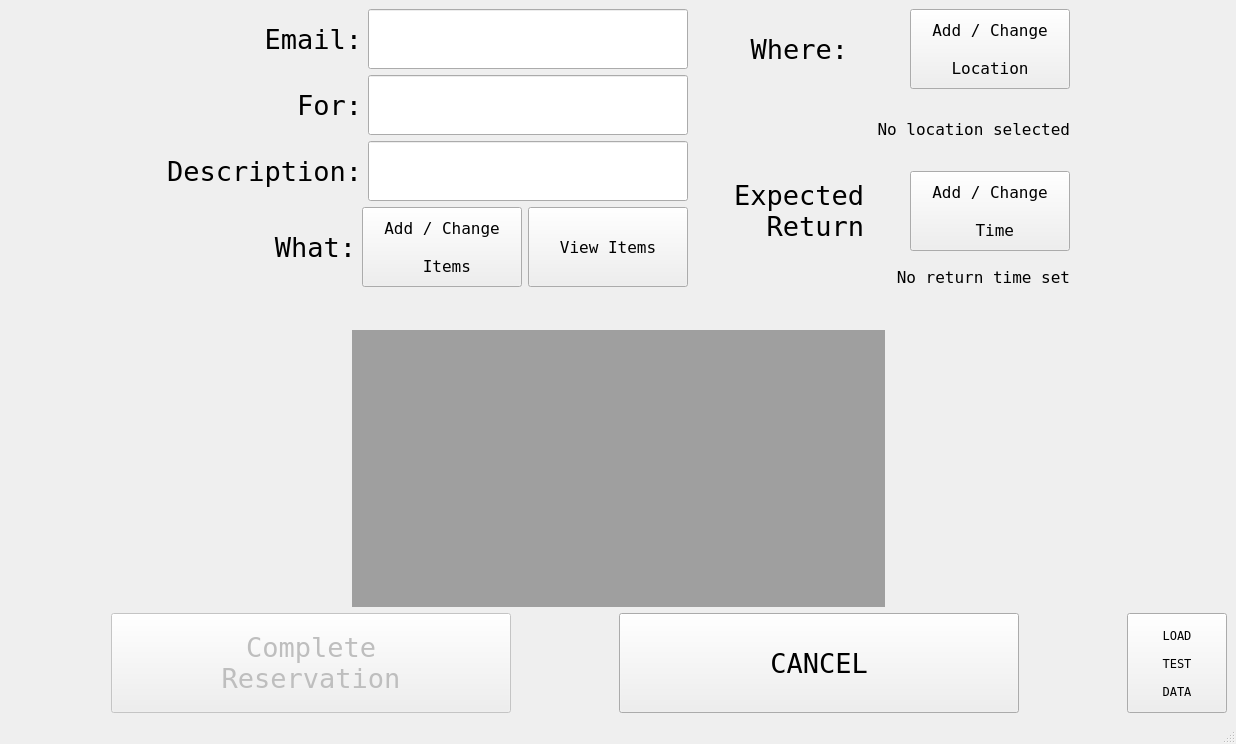
<?xml version="1.0" encoding="UTF-8"?>
<ui version="4.0">
 <class>CheckOut</class>
 <widget class="QMainWindow" name="CheckOut">
  <property name="geometry">
   <rect>
    <x>0</x>
    <y>0</y>
    <width>1236</width>
    <height>744</height>
   </rect>
  </property>
  <property name="maximumSize">
   <size>
    <width>4000</width>
    <height>4000</height>
   </size>
  </property>
  <property name="font">
   <font>
    <family>Terminal</family>
   </font>
  </property>
  <property name="windowTitle">
   <string>Instant Checkout</string>
  </property>
  <widget class="QWidget" name="centralwidget">
   <layout class="QVBoxLayout" name="verticalLayout_3">
    <item>
     <layout class="QHBoxLayout" name="horizontalLayout_7">
      <item>
       <spacer name="horizontalSpacer_8">
        <property name="orientation">
         <enum>Qt::Horizontal</enum>
        </property>
        <property name="sizeHint" stdset="0">
         <size>
          <width>40</width>
          <height>20</height>
         </size>
        </property>
       </spacer>
      </item>
      <item>
       <layout class="QVBoxLayout" name="verticalLayout_8">
        <item>
         <layout class="QHBoxLayout" name="horizontalLayout">
          <item>
           <widget class="QLabel" name="label_2">
            <property name="font">
             <font>
              <pointsize>20</pointsize>
             </font>
            </property>
            <property name="text">
             <string>Email:</string>
            </property>
            <property name="alignment">
             <set>Qt::AlignRight|Qt::AlignTrailing|Qt::AlignVCenter</set>
            </property>
           </widget>
          </item>
          <item>
           <widget class="ETouchLineEdit" name="emailEdit">
            <property name="minimumSize">
             <size>
              <width>320</width>
              <height>60</height>
             </size>
            </property>
            <property name="maximumSize">
             <size>
              <width>320</width>
              <height>60</height>
             </size>
            </property>
            <property name="font">
             <font>
              <pointsize>20</pointsize>
             </font>
            </property>
           </widget>
          </item>
         </layout>
        </item>
        <item>
         <layout class="QHBoxLayout" name="horizontalLayout_2">
          <item>
           <widget class="QLabel" name="label">
            <property name="font">
             <font>
              <pointsize>20</pointsize>
             </font>
            </property>
            <property name="text">
             <string>For:</string>
            </property>
            <property name="alignment">
             <set>Qt::AlignRight|Qt::AlignTrailing|Qt::AlignVCenter</set>
            </property>
           </widget>
          </item>
          <item>
           <widget class="ETouchLineEdit" name="forEdit">
            <property name="minimumSize">
             <size>
              <width>320</width>
              <height>60</height>
             </size>
            </property>
            <property name="maximumSize">
             <size>
              <width>320</width>
              <height>60</height>
             </size>
            </property>
            <property name="font">
             <font>
              <pointsize>20</pointsize>
             </font>
            </property>
           </widget>
          </item>
         </layout>
        </item>
        <item>
         <layout class="QHBoxLayout" name="horizontalLayout_3">
          <item>
           <widget class="QLabel" name="label_6">
            <property name="minimumSize">
             <size>
              <width>132</width>
              <height>60</height>
             </size>
            </property>
            <property name="font">
             <font>
              <pointsize>20</pointsize>
             </font>
            </property>
            <property name="text">
             <string>Description:</string>
            </property>
            <property name="alignment">
             <set>Qt::AlignRight|Qt::AlignTrailing|Qt::AlignVCenter</set>
            </property>
           </widget>
          </item>
          <item>
           <widget class="ETouchLineEdit" name="descEdit">
            <property name="minimumSize">
             <size>
              <width>320</width>
              <height>60</height>
             </size>
            </property>
            <property name="font">
             <font>
              <pointsize>20</pointsize>
             </font>
            </property>
           </widget>
          </item>
         </layout>
        </item>
        <item>
         <layout class="QHBoxLayout" name="horizontalLayout_5">
          <item>
           <spacer name="horizontalSpacer_7">
            <property name="orientation">
             <enum>Qt::Horizontal</enum>
            </property>
            <property name="sizeHint" stdset="0">
             <size>
              <width>40</width>
              <height>20</height>
             </size>
            </property>
           </spacer>
          </item>
          <item>
           <widget class="QLabel" name="label_3">
            <property name="font">
             <font>
              <pointsize>20</pointsize>
             </font>
            </property>
            <property name="text">
             <string>What:</string>
            </property>
            <property name="alignment">
             <set>Qt::AlignRight|Qt::AlignTrailing|Qt::AlignVCenter</set>
            </property>
           </widget>
          </item>
          <item>
           <widget class="QPushButton" name="addItemButton">
            <property name="minimumSize">
             <size>
              <width>160</width>
              <height>80</height>
             </size>
            </property>
            <property name="font">
             <font>
              <pointsize>12</pointsize>
             </font>
            </property>
            <property name="text">
             <string>Add / Change

 Items</string>
            </property>
           </widget>
          </item>
          <item>
           <widget class="QPushButton" name="viewItemsButton">
            <property name="minimumSize">
             <size>
              <width>160</width>
              <height>80</height>
             </size>
            </property>
            <property name="font">
             <font>
              <pointsize>12</pointsize>
             </font>
            </property>
            <property name="text">
             <string>View Items</string>
            </property>
           </widget>
          </item>
         </layout>
        </item>
       </layout>
      </item>
      <item>
       <layout class="QVBoxLayout" name="verticalLayout_7">
        <item>
         <layout class="QVBoxLayout" name="verticalLayout_2">
          <item>
           <layout class="QHBoxLayout" name="horizontalLayout_4">
            <item>
             <spacer name="horizontalSpacer_5">
              <property name="orientation">
               <enum>Qt::Horizontal</enum>
              </property>
              <property name="sizeHint" stdset="0">
               <size>
                <width>40</width>
                <height>20</height>
               </size>
              </property>
             </spacer>
            </item>
            <item>
             <widget class="QLabel" name="label_4">
              <property name="font">
               <font>
                <pointsize>20</pointsize>
               </font>
              </property>
              <property name="text">
               <string>Where:</string>
              </property>
              <property name="alignment">
               <set>Qt::AlignRight|Qt::AlignTrailing|Qt::AlignVCenter</set>
              </property>
             </widget>
            </item>
            <item>
             <spacer name="horizontalSpacer">
              <property name="orientation">
               <enum>Qt::Horizontal</enum>
              </property>
              <property name="sizeHint" stdset="0">
               <size>
                <width>40</width>
                <height>20</height>
               </size>
              </property>
             </spacer>
            </item>
            <item>
             <widget class="QPushButton" name="locationButton">
              <property name="minimumSize">
               <size>
                <width>160</width>
                <height>80</height>
               </size>
              </property>
              <property name="font">
               <font>
                <pointsize>12</pointsize>
               </font>
              </property>
              <property name="text">
               <string>Add / Change

Location</string>
              </property>
             </widget>
            </item>
           </layout>
          </item>
          <item>
           <spacer name="verticalSpacer_3">
            <property name="orientation">
             <enum>Qt::Vertical</enum>
            </property>
            <property name="sizeHint" stdset="0">
             <size>
              <width>20</width>
              <height>40</height>
             </size>
            </property>
           </spacer>
          </item>
          <item>
           <widget class="QLabel" name="diplayLabelWhere">
            <property name="font">
             <font>
              <pointsize>12</pointsize>
             </font>
            </property>
            <property name="text">
             <string>No location selected</string>
            </property>
            <property name="alignment">
             <set>Qt::AlignRight|Qt::AlignTrailing|Qt::AlignVCenter</set>
            </property>
           </widget>
          </item>
          <item>
           <spacer name="verticalSpacer_5">
            <property name="orientation">
             <enum>Qt::Vertical</enum>
            </property>
            <property name="sizeHint" stdset="0">
             <size>
              <width>20</width>
              <height>40</height>
             </size>
            </property>
           </spacer>
          </item>
         </layout>
        </item>
        <item>
         <layout class="QVBoxLayout" name="verticalLayout">
          <item>
           <layout class="QHBoxLayout" name="horizontalLayout_6">
            <item>
             <spacer name="horizontalSpacer_6">
              <property name="orientation">
               <enum>Qt::Horizontal</enum>
              </property>
              <property name="sizeHint" stdset="0">
               <size>
                <width>40</width>
                <height>20</height>
               </size>
              </property>
             </spacer>
            </item>
            <item>
             <widget class="QLabel" name="label_5">
              <property name="font">
               <font>
                <pointsize>20</pointsize>
               </font>
              </property>
              <property name="text">
               <string>Expected
Return</string>
              </property>
              <property name="alignment">
               <set>Qt::AlignRight|Qt::AlignTrailing|Qt::AlignVCenter</set>
              </property>
             </widget>
            </item>
            <item>
             <spacer name="horizontalSpacer_2">
              <property name="orientation">
               <enum>Qt::Horizontal</enum>
              </property>
              <property name="sizeHint" stdset="0">
               <size>
                <width>40</width>
                <height>20</height>
               </size>
              </property>
             </spacer>
            </item>
            <item>
             <widget class="QPushButton" name="timeButton">
              <property name="minimumSize">
               <size>
                <width>160</width>
                <height>80</height>
               </size>
              </property>
              <property name="font">
               <font>
                <pointsize>12</pointsize>
               </font>
              </property>
              <property name="text">
               <string>Add / Change 

 Time</string>
              </property>
             </widget>
            </item>
           </layout>
          </item>
          <item>
           <spacer name="verticalSpacer_4">
            <property name="orientation">
             <enum>Qt::Vertical</enum>
            </property>
            <property name="sizeHint" stdset="0">
             <size>
              <width>20</width>
              <height>40</height>
             </size>
            </property>
           </spacer>
          </item>
          <item>
           <widget class="QLabel" name="displayLabelTime">
            <property name="font">
             <font>
              <pointsize>12</pointsize>
             </font>
            </property>
            <property name="text">
             <string>No return time set</string>
            </property>
            <property name="alignment">
             <set>Qt::AlignRight|Qt::AlignTrailing|Qt::AlignVCenter</set>
            </property>
           </widget>
          </item>
         </layout>
        </item>
       </layout>
      </item>
      <item>
       <spacer name="horizontalSpacer_4">
        <property name="orientation">
         <enum>Qt::Horizontal</enum>
        </property>
        <property name="sizeHint" stdset="0">
         <size>
          <width>40</width>
          <height>20</height>
         </size>
        </property>
       </spacer>
      </item>
     </layout>
    </item>
    <item>
     <layout class="QVBoxLayout" name="verticalLayout_5">
      <item>
       <spacer name="verticalSpacer_8">
        <property name="orientation">
         <enum>Qt::Vertical</enum>
        </property>
        <property name="sizeHint" stdset="0">
         <size>
          <width>20</width>
          <height>40</height>
         </size>
        </property>
       </spacer>
      </item>
      <item>
       <widget class="QLabel" name="errorLabel">
        <property name="font">
         <font>
          <pointsize>20</pointsize>
         </font>
        </property>
        <property name="text">
         <string/>
        </property>
        <property name="alignment">
         <set>Qt::AlignCenter</set>
        </property>
       </widget>
      </item>
      <item>
       <layout class="QHBoxLayout" name="horizontalLayout_10">
        <item>
         <spacer name="horizontalSpacer_11">
          <property name="orientation">
           <enum>Qt::Horizontal</enum>
          </property>
          <property name="sizeHint" stdset="0">
           <size>
            <width>40</width>
            <height>20</height>
           </size>
          </property>
         </spacer>
        </item>
        <item>
         <widget class="QMdiArea" name="mdiArea"/>
        </item>
        <item>
         <spacer name="horizontalSpacer_3">
          <property name="orientation">
           <enum>Qt::Horizontal</enum>
          </property>
          <property name="sizeHint" stdset="0">
           <size>
            <width>40</width>
            <height>20</height>
           </size>
          </property>
         </spacer>
        </item>
       </layout>
      </item>
      <item>
       <spacer name="verticalSpacer_2">
        <property name="orientation">
         <enum>Qt::Vertical</enum>
        </property>
        <property name="sizeHint" stdset="0">
         <size>
          <width>20</width>
          <height>40</height>
         </size>
        </property>
       </spacer>
      </item>
      <item>
       <spacer name="verticalSpacer">
        <property name="orientation">
         <enum>Qt::Vertical</enum>
        </property>
        <property name="sizeHint" stdset="0">
         <size>
          <width>20</width>
          <height>40</height>
         </size>
        </property>
       </spacer>
      </item>
     </layout>
    </item>
    <item>
     <layout class="QHBoxLayout" name="horizontalLayout_9">
      <item>
       <spacer name="horizontalSpacer_9">
        <property name="orientation">
         <enum>Qt::Horizontal</enum>
        </property>
        <property name="sizeHint" stdset="0">
         <size>
          <width>40</width>
          <height>20</height>
         </size>
        </property>
       </spacer>
      </item>
      <item>
       <widget class="QPushButton" name="completeReservationButton">
        <property name="enabled">
         <bool>false</bool>
        </property>
        <property name="minimumSize">
         <size>
          <width>400</width>
          <height>100</height>
         </size>
        </property>
        <property name="font">
         <font>
          <pointsize>20</pointsize>
         </font>
        </property>
        <property name="text">
         <string>Complete
Reservation</string>
        </property>
       </widget>
      </item>
      <item>
       <spacer name="horizontalSpacer_12">
        <property name="orientation">
         <enum>Qt::Horizontal</enum>
        </property>
        <property name="sizeHint" stdset="0">
         <size>
          <width>40</width>
          <height>20</height>
         </size>
        </property>
       </spacer>
      </item>
      <item>
       <widget class="QPushButton" name="cancelReservationButton">
        <property name="minimumSize">
         <size>
          <width>400</width>
          <height>100</height>
         </size>
        </property>
        <property name="font">
         <font>
          <pointsize>20</pointsize>
         </font>
        </property>
        <property name="text">
         <string>CANCEL</string>
        </property>
       </widget>
      </item>
      <item>
       <spacer name="horizontalSpacer_10">
        <property name="orientation">
         <enum>Qt::Horizontal</enum>
        </property>
        <property name="sizeHint" stdset="0">
         <size>
          <width>40</width>
          <height>20</height>
         </size>
        </property>
       </spacer>
      </item>
      <item>
       <widget class="QPushButton" name="testLoadingButton">
        <property name="minimumSize">
         <size>
          <width>100</width>
          <height>100</height>
         </size>
        </property>
        <property name="text">
         <string>LOAD

TEST

DATA</string>
        </property>
       </widget>
      </item>
     </layout>
    </item>
    <item>
     <spacer name="verticalSpacer_6">
      <property name="orientation">
       <enum>Qt::Vertical</enum>
      </property>
      <property name="sizeHint" stdset="0">
       <size>
        <width>20</width>
        <height>40</height>
       </size>
      </property>
     </spacer>
    </item>
   </layout>
   <zorder></zorder>
   <zorder>verticalSpacer_6</zorder>
  </widget>
  <widget class="QMenuBar" name="menubar">
   <property name="geometry">
    <rect>
     <x>0</x>
     <y>0</y>
     <width>1236</width>
     <height>21</height>
    </rect>
   </property>
  </widget>
  <widget class="QStatusBar" name="statusbar"/>
 </widget>
 <customwidgets>
  <customwidget>
   <class>ETouchLineEdit</class>
   <extends>QLineEdit</extends>
   <header location="global">objects/etouchlineedit.h</header>
  </customwidget>
 </customwidgets>
 <resources/>
 <connections/>
</ui>
